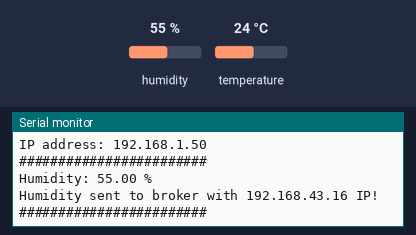
A sketch run on a simulated ESP8266 (NodeMCU). Shown: the last lines printed to the serial monitor. The inputs (shaded band) are chosen by the test bench; at power-on: humidity 55 %, temperature 24 °C. WiFi joins after 1.5 s; servers stay silent unless stated; no MQTT or app messages arrive unless stated.

Above: at 2.7 s.
2.8 s: humidity set to 22 %
At 12.6 s:
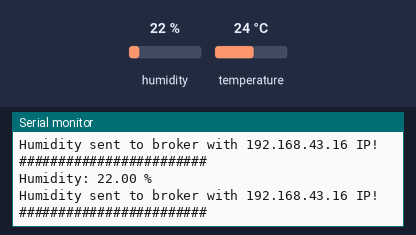
12.9 s: humidity set to 40 %
At 23.1 s:
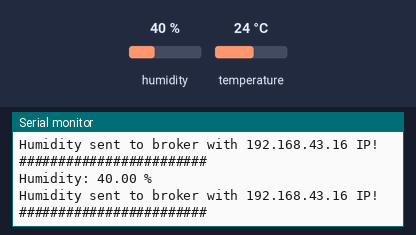

The sketch:

Humidity_With_MQTT.ino
```cpp
#include "DHT.h"
#include "PubSubClient.h" // Connect and publish to the MQTT broker

// Code for the ESP32
//#include "WiFi.h" // Enables the ESP32 to connect to the local network (via WiFi)
//#define DHTPIN 4  // Pin connected to the DHT sensor

// Code for the ESP8266
#include "ESP8266WiFi.h"  // Enables the ESP8266 to connect to th8e local network (via WiFi)
#define DHTPIN D3         // Pin connected to the DHT sensor

#define DHTTYPE DHT11  // DHT11 or DHT22
DHT dht(DHTPIN, DHTTYPE);

// WiFi
char* ssid = "HONOR";                 // Your personal network SSID
char* wifi_password = "f7690046f77f"; // Your personal network password

// MQTT
const char* mqtt_server = "192.168.43.16";  // IP of the MQTT broker
const char* humidity_topic = "home/livingroom/humidity";
const char* mqtt_username = "admin"; // MQTT username
const char* mqtt_password = "admin"; // MQTT password
const char* clientID = "client_livingroom"; // MQTT client ID

// Initialise the WiFi and MQTT Client objects
WiFiClient wifiClient;
// 1883 is the listener port for the Broker
PubSubClient client(mqtt_server, 1883, wifiClient);


// Custom function to connet to the MQTT broker via WiFi
void connect_MQTT(){
  // Connect to MQTT Broker
  // client.connect returns a boolean value to let us know if the connection was successful.
  // If the connection is failing, make sure you are using the correct MQTT Username and Password (Setup Earlier in the Instructable)
  while (!client.connect(clientID, mqtt_username, mqtt_password)){
    if (client.connect(clientID, mqtt_username, mqtt_password)) {
      Serial.println("Connected to MQTT Broker!");
    }
    else {
      Serial.println("Connection to MQTT Broker failed...");
      delay(800);
    }
  }
}


void setup() {
  Serial.begin(9600);
  dht.begin();


//################## WiFi ###################
  Serial.print("Connecting to ");
  Serial.println(ssid);

  // Connect to the WiFi
  WiFi.begin(ssid, wifi_password);

  // Wait until the connection has been confirmed before continuing
  while (WiFi.status() != WL_CONNECTED) {
    delay(500);
    Serial.print(".");
  }

  // Debugging - Output the IP Address of the ESP8266
  Serial.println("WiFi connected");
  Serial.print("IP address: ");
  Serial.println(WiFi.localIP());
  Serial.println("########################");
//################## WiFi ###################
}

void loop() {
  connect_MQTT();
  Serial.setTimeout(2000);

  float h = dht.readHumidity();

  Serial.print("Humidity: ");
  Serial.print(h);
  Serial.println(" %");

  // MQTT can only transmit strings
  String hs="Hum: "+String((float)h)+" % ";

  // PUBLISH to the MQTT Broker (topic = Humidity, defined at the beginning)
  if (client.publish(humidity_topic, String(h).c_str())) {
    Serial.print("Humidity sent to broker with ");
    Serial.print(mqtt_server);
    Serial.println(" IP!");
    Serial.println("########################");
  }
  // Again, client.publish will return a boolean value depending on whether it succeded or not.
  // If the message failed to send, we will try again, as the connection may have broken.
  else {
    Serial.println("Humidity failed to send. Reconnecting to MQTT Broker and trying again");
    client.connect(clientID, mqtt_username, mqtt_password);
    delay(10); // This delay ensures that client.publish doesn't clash with the client.connect call
    client.publish(humidity_topic, String(h).c_str());
  }
  client.disconnect();  // disconnect from the MQTT broker
  delay(1000*10);       // print new values every 1 Minute
}
```

Measured:
- after the input at 2.8 s, the serial monitor: prints a new line after 8.9 s (image 1)
- after the input at 12.9 s, the serial monitor: prints a new line after 8.9 s (image 2)
